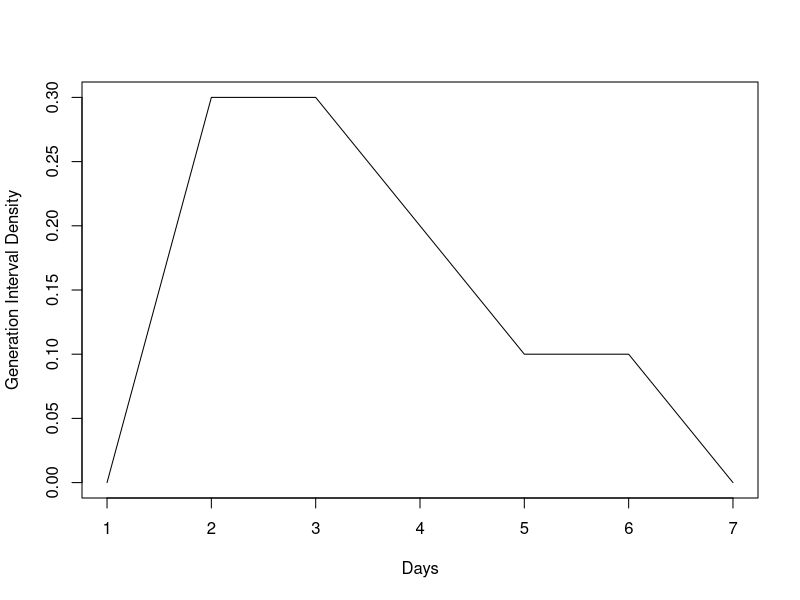

R code for this plot:
#### Header ####
# Stand-alone program to run the Spatial Wallinga Teunis R effective method
# Requires:
# Case data
# Weight Matrix formatted as three columns: id_source, id_destination, weight
# Written by Corey Peak (peak@mail.harvard.edu)

# Chiefdom is the Admin 3 poplation unit at which level the case count data are aggregated by day.

#### Helper Function: make_arrays ####
make_arrays <- function(id.var, date.var){
  
  # Numerator array dimensions are row:infected, column:infector, z:chiefdom
  numerator_array <- array(rep(0, (length(unique(date.var)))^2*length(unique(id.var))), dim=c(length(unique(date.var)), length(unique(date.var)), length(unique(id.var))))
  
  # Denominator array dimensions are row:infected, column:nothing, z:chiefdom
  denominator_array <- array(rep(0, (length(unique(date.var)))*length(unique(id.var))), dim=c(length(unique(date.var)), 1, length(unique(id.var))))
  
  # Quotient array dimensions are row:infected, column:infector, z:chiefdom
  quotient_array <- numerator_array
  
  # Make a key for each chiefdom matrix
  id_array_key <- data.frame(id = unique(id.var), key = seq(1:length(unique(id.var))))
  
  return(list(numerator_array = numerator_array,
              denominator_array = denominator_array, 
              quotient_array = quotient_array, 
              id_array_key = id_array_key))
}

#### Calculate quotient array ####
WT_Spatial <- function(id.var, date.var, case.var, weights, generation_interval, subset_ids = "all"){
  require(dplyr)
  
  Break = 0
  # Troubleshoot
  if (length(id.var) != length(date.var)){Break = Break + 1; cat("\nError 1")}
  if (length(id.var) != length(case.var)){Break = Break + 1; cat("\nError 2")}
  if (length(unique(id.var))^2 != nrow(weights)){Break = Break + 1; cat("\nError 3")}
  if (sum(id.var %in% weights[,1]) != length(id.var)){Break = Break + 1; cat("\nError 4")}
  if (sum(id.var %in% weights[,2]) != length(id.var)){Break = Break + 1; cat("\nError 5")}
  
  generation_interval_cumsum <- cumsum(generation_interval)
  max_GT <- which(generation_interval_cumsum > 0.99)[1]
  generation_interval <- generation_interval[1:(max_GT+1)]
  
  if (Break == 0){
    
    df <- data.frame(id = id.var, date = date.var, case = case.var)
    df$id <- as.character(id.var)
    names(weights) <- c("id_source", "id_destination", "weight")
    
    # Remove units with no cases ever
    df_total <- df %>% group_by(id) %>% summarize(total_cases = sum(case)) %>% filter(total_cases > 0)
    df <- df %>% filter(id %in% df_total$id)
    
    if (("all" %in% subset_ids) != 1){
      df <- df[df$id %in% subset_ids,]
      id.var <- id.var[id.var %in% subset_ids]
      if (length(subset_ids) > 1){
        weights <- weights[weights$id_source %in% subset_ids & weights$id_destination %in% subset_ids,]
      } else { # If only looking at a single location, then you can compare the model performance to the cholera_df Wallinga-Teunis output
        weights <- data.frame(id_source = subset_ids, id_destination = subset_ids, weight = 1)
      }
    }
    
    # Make arrays (See Helper Function)
    arrays <- make_arrays(id.var, date.var)
    numerator_array <- arrays$numerator_array
    denominator_array <- arrays$denominator_array
    quotient_array <- arrays$quotient_array
    id_array_key <- arrays$id_array_key
    
    # Keep track of internal Reff
    internal_Reff_array <- denominator_array
    
    first_day <- min(date.var)
    
    # Check to make sure the weights file is in the right format
    if (sum(weights$id_source != rep(id_array_key$id, each = length(id_array_key$id)))>0){"Error with weight matrix"}
    if (sum(weights$id_destination != rep(id_array_key$id, length(id_array_key$id)))>0){"Error with weight matrix"}
    
    for (infected_id in unique(df$id)){
      cat("\n", infected_id)
      infected_key <- id_array_key[id_array_key$id == infected_id,"key"]
      
      # First work through one unit
      subset = df %>% filter(id %in% infected_id) 
      weights_subset = weights %>% filter(id_destination %in% infected_id)
      
      for (i in 1:nrow(subset)) {                  # For each day in that unit
        if (subset[i, "case"] > 0){                # If someone in that unit was infected on that day
          min_j <- max(1, (i-max_GT))  # Only iterate through days with meaningful generation interval probabilities
          for (j in min_j:i) {                         # For each day when that(those) infection(s) could have occured
            infector_candidates_on_day_j = df[df$date == subset[j,"date"] & df$case > 0,]
            if (nrow(infector_candidates_on_day_j) > 0){
              candidate_ids <- as.character(infector_candidates_on_day_j[, "id"])
              candidate_keys <- as.numeric(sapply(candidate_ids, function(x) which(id_array_key$id == x)))
              generation_interval_value <- as.numeric(generation_interval[subset[i,"date"]-subset[j,"date"]+1] )
                # The "money" given by somone on day i to people on day j in candidate_id
                numerator_array[i,j,candidate_keys] <- infector_candidates_on_day_j$case * generation_interval_value * weights_subset[candidate_keys,"weight"]
            }
          } #Now we've gone through each candidate infector
          denominator_array[i,1,infected_key] <- sum(numerator_array[i,,]) # The total "money" given by the people infected on day i in id
          if (denominator_array[i,1,infected_key] > 0){
            quotient_array[i,,] = quotient_array[i,,] + numerator_array[i,,] * subset[i, "case"]  / denominator_array[i,1,infected_key]  # "money" given to candidates for infecting people on day i in id
            internal_Reff_array[,,infected_key] <- internal_Reff_array[,,infected_key] + numerator_array[i,,infected_key] * subset[i, "case"]  / denominator_array[i,1,infected_key]
          }
          numerator_array[,,] <- 0 
          cat(".")
        }
      }
    }
  }
  
  df_out = calculate_Reff(df, quotient_array, internal_Reff_array, id_array_key)
  return(df_out)
}

#### Calculate Reff from quotient_array ####
calculate_Reff <- function(df, quotient_array, internal_Reff_array, id_array_key){
  cat("\nCalculating R effective")
  #initialize R-effective
  df$Reff <- NA
  df$Reff_internal <- NA
  # df$Reff_imported <- NA
  df$Reff_external <- NA
  
  for (id in df$id){
    id_key <- id_array_key[id_array_key$id == id,"key"]
    
    # Calculate Reff
    df[df$id == id, "Reff"] <- apply(quotient_array[,,id_key], 2, sum ) # Total infections attributed to that day
    df[df$id == id, "Reff"] <- df[df$id == id, "Reff"] / df[df$id == id, "case"]
    df[df$id == id & is.na(df$Reff)==1, "Reff"] <- 0
    
    # Calculate Reff_internal
    df[df$id == id, "Reff_internal"] <- internal_Reff_array[,,id_key] / df[df$id == id, "case"]
    df[df$id == id & is.na(df$Reff_internal)==1, "Reff_internal"] <- 0
    
    # cat("\nID Number", id)
  }
  # Calculate Reff_external
  df[,"Reff_external"]  <- round(df[,"Reff"] -  df[,"Reff_internal"], 6)
  
  df$exported_cases <- df$case * df$Reff_external
  
  return(df)
}

#### Summary Function ####
WT_Spatial_Summary <- function(df){
  df %>% group_by(id) %>%
    summarize(days_Reff_over_1 = sum(Reff > 1),
              total_cases = sum(case),
              total_cases_generated = sum(case*Reff),
              total_exported_cases = sum(exported_cases),
              total_internal_cases_generated = sum(case*Reff_internal),
              total_imported_cases = total_cases - total_internal_cases_generated,
              export_import_ratio = total_exported_cases / (0.001+total_imported_cases))
}

#### To practice, here are some play data ####
days <- 1:6
id.var_play <- rep(c("A", "B"), each = length(days))
date.var_play <- rep(days, length(unique(id.var_play)))
case.var_play <- c(0,20,40,80,20,0,
                   0,5,0,1,0,0)

tau_play <- c(0, 0.3, 0.3, 0.2, 0.1, 0.1, 0)
plot(tau_play, type = "l", xlab = "Days", ylab = "Generation Interval Density")

weight_play <- data.frame(id_source = c("A","A","B","B"), id_destination = c("A", "B", "A", "B"), weight = c(1,0.5,0.5,1))
weight_play

play_output <- WT_Spatial(id.var = id.var_play, date.var = date.var_play, case.var = case.var_play, weights = weight_play, generation_interval = tau_play)
play_output

WT_Spatial_Summary(play_output)
